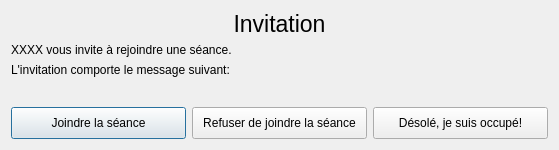
<?xml version="1.0" encoding="UTF-8"?>
<ui version="4.0">
 <class>JoinSessionDialog</class>
 <widget class="QDialog" name="JoinSessionDialog">
  <property name="geometry">
   <rect>
    <x>0</x>
    <y>0</y>
    <width>557</width>
    <height>150</height>
   </rect>
  </property>
  <property name="windowTitle">
   <string>Dialog</string>
  </property>
  <layout class="QVBoxLayout" name="verticalLayout">
   <item>
    <widget class="QLabel" name="lblInvite">
     <property name="sizePolicy">
      <sizepolicy hsizetype="Preferred" vsizetype="Maximum">
       <horstretch>0</horstretch>
       <verstretch>0</verstretch>
      </sizepolicy>
     </property>
     <property name="font">
      <font>
       <pointsize>17</pointsize>
      </font>
     </property>
     <property name="text">
      <string>Invitation</string>
     </property>
     <property name="alignment">
      <set>Qt::AlignCenter</set>
     </property>
    </widget>
   </item>
   <item>
    <widget class="QLabel" name="lblInviteText">
     <property name="sizePolicy">
      <sizepolicy hsizetype="Preferred" vsizetype="Maximum">
       <horstretch>0</horstretch>
       <verstretch>0</verstretch>
      </sizepolicy>
     </property>
     <property name="text">
      <string>XXXX vous invite à rejoindre une séance.</string>
     </property>
    </widget>
   </item>
   <item>
    <widget class="QLabel" name="lblInviteMsg">
     <property name="sizePolicy">
      <sizepolicy hsizetype="Preferred" vsizetype="Maximum">
       <horstretch>0</horstretch>
       <verstretch>0</verstretch>
      </sizepolicy>
     </property>
     <property name="text">
      <string>L'invitation comporte le message suivant:</string>
     </property>
    </widget>
   </item>
   <item>
    <spacer name="verticalSpacer">
     <property name="orientation">
      <enum>Qt::Vertical</enum>
     </property>
     <property name="sizeHint" stdset="0">
      <size>
       <width>20</width>
       <height>40</height>
      </size>
     </property>
    </spacer>
   </item>
   <item>
    <layout class="QHBoxLayout" name="horizontalLayout">
     <item>
      <widget class="QPushButton" name="btnJoinSession">
       <property name="minimumSize">
        <size>
         <width>175</width>
         <height>32</height>
        </size>
       </property>
       <property name="cursor">
        <cursorShape>PointingHandCursor</cursorShape>
       </property>
       <property name="text">
        <string>Joindre la séance</string>
       </property>
       <property name="icon">
        <iconset resource="../resources/TeraClient.qrc">
         <normaloff>:/icons/ok2.png</normaloff>:/icons/ok2.png</iconset>
       </property>
       <property name="iconSize">
        <size>
         <width>24</width>
         <height>24</height>
        </size>
       </property>
      </widget>
     </item>
     <item>
      <widget class="QPushButton" name="btnDenySession">
       <property name="minimumSize">
        <size>
         <width>175</width>
         <height>32</height>
        </size>
       </property>
       <property name="cursor">
        <cursorShape>PointingHandCursor</cursorShape>
       </property>
       <property name="text">
        <string>Refuser de joindre la séance</string>
       </property>
       <property name="icon">
        <iconset resource="../resources/TeraClient.qrc">
         <normaloff>:/icons/error2.png</normaloff>:/icons/error2.png</iconset>
       </property>
       <property name="iconSize">
        <size>
         <width>24</width>
         <height>24</height>
        </size>
       </property>
      </widget>
     </item>
     <item>
      <widget class="QPushButton" name="btnBusySession">
       <property name="minimumSize">
        <size>
         <width>175</width>
         <height>32</height>
        </size>
       </property>
       <property name="cursor">
        <cursorShape>PointingHandCursor</cursorShape>
       </property>
       <property name="text">
        <string>Désolé, je suis occupé!</string>
       </property>
       <property name="icon">
        <iconset resource="../resources/TeraClient.qrc">
         <normaloff>:/icons/warning.png</normaloff>:/icons/warning.png</iconset>
       </property>
       <property name="iconSize">
        <size>
         <width>24</width>
         <height>24</height>
        </size>
       </property>
      </widget>
     </item>
    </layout>
   </item>
  </layout>
 </widget>
 <resources>
  <include location="../resources/TeraClient.qrc"/>
 </resources>
 <connections/>
</ui>
